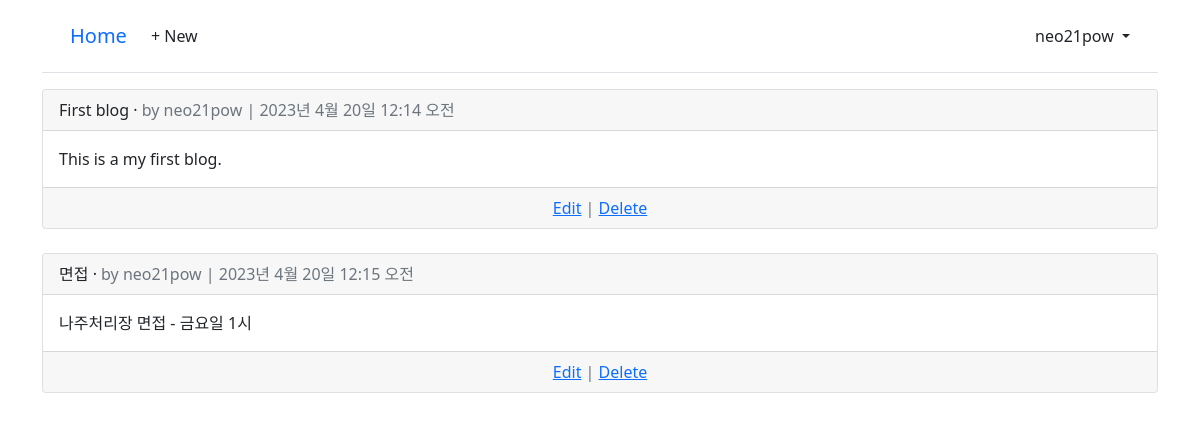
Page /blog/ (signed in) on the committed database.
### accounts/models.py (models this page shows)
class CustomUser(AbstractUser):
    age = models.PositiveIntegerField(null=True, blank=True)

### pages/models.py (models this page shows, shortened)
class Post(models.Model):
    title = models.CharField(max_length=200)
    '''
    author = models.ForeignKey(
        'accounts.CustomUser', on_delete=models.CASCADE,
    )
    '''
    author = models.ForeignKey( get_user_model(), on_delete=models.CASCADE,)
    date = models.DateTimeField(auto_now_add=True)
    body = models.TextField()

### pages/views.py (the view)
# urls.py: path('blog/',BlogListView.as_view(), name='post_list'),
class BlogListView(ListView):
    model = Post
    template_name = 'post_list.html'
    context_object_name = 'all_posts_list'  # list로 사용할 이름 지정

### templates/post_list.html (shortened to what this page needs)
{% extends "base.html" %}
{% block content %}
{% for post in all_posts_list %}
  <div class="card">
    <div class="card-header">
      <span class="font-weight-bold">{{ post.title }}</span> &middot;
      <span class="text-muted">by {{ post.author }} |
      {{ post.date }}</span>
    </div>
    <div class="card-body">
      {{ post.body }}
    </div>
    <div class="card-footer text-center text-muted">
        <a href="{% url 'post_edit' post.pk %}">Edit</a> |
        <a href="{% url 'post_delete' post.pk %}">Delete</a>
    </div>
  </div>
  <br />
{% endfor %}
{% endblock content %}

### templates/base.html (shortened to what this page needs)
{% load static %}
<!DOCTYPE html>
<html lang="ko">
<head>
    <link href="https://cdn.jsdelivr.net/npm/bootstrap@5.1.3/dist/css/bootstrap.min.css" rel="stylesheet"
>
</head>
<body>
    <div class="container">
        <header class="p-3 mb-3 border-bottom">
            <div class="container">
                <div class="d-flex flex-wrap align-items-center justify-content-center justify-content-lg-start">
                    <a class="navbar-brand" href="{% url 'home' %}">Home</a>
                    <ul class="nav col-12 col-lg-auto me-lg-auto mb-2 justify-content-center mb-md-0">
                        {% if user.is_authenticated %}
                        <li><a href="{% url 'post_new' %}" class="nav-link px-2 link-dark">+ New</a></li>
                    </ul>
                    <div class="dropdown text-end">
                        <a href="#" class="d-block link-dark text-decoration-none dropdown-toggle" id="dropdownUser1"
                            data-bs-toggle="dropdown" aria-expanded="false">
                            {{ user.username }}
                        </a>
                    </div>
                    {% else %}
                    <div class="text-end">
                        <a href="{% url 'login' %}" class="btn btn-outline-primary me-2">Log In</a>
                        <a href="{% url 'signup' %}" class="btn btn-primary">Sign Up</a>
                    </div>
                    {% endif %}
                </div>
            </div>
        </header>
        <main>
            {% block content %}
            {% endblock content %}
        </main>
    </div>
</body>
</html>

### rows in the picture
CustomUser: username "neo21pow"
Post: title "First blog", author "neo21pow", date "2023년 4월 20일 12:14 오전", body "This is a my first blog."
Post: title "면접", author "neo21pow", date "2023년 4월 20일 12:15 오전", body "나주처리장 면접 - 금요일 1시"
